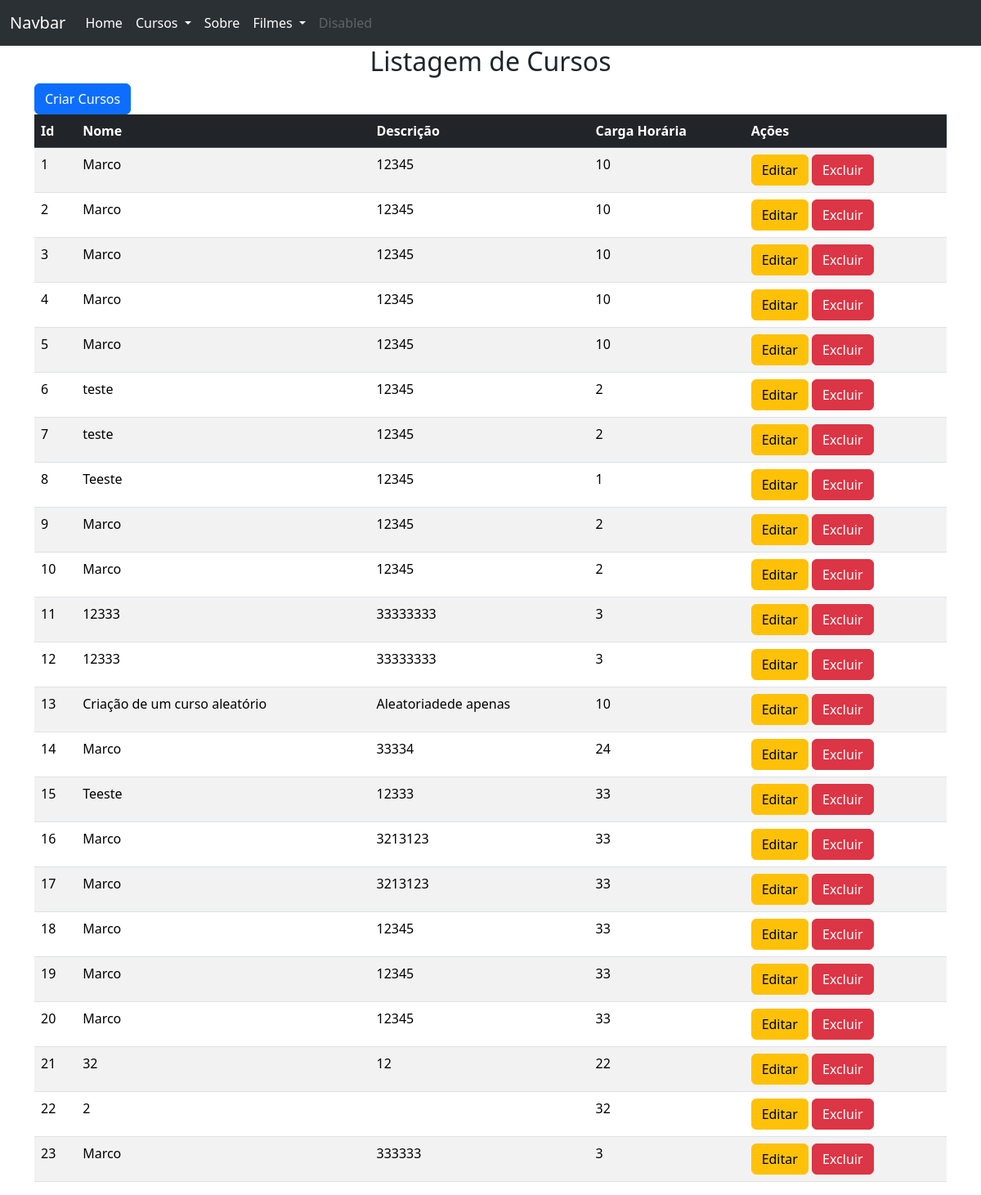
/cursos/lista_cursos, run on an earlier commit of the app's database.
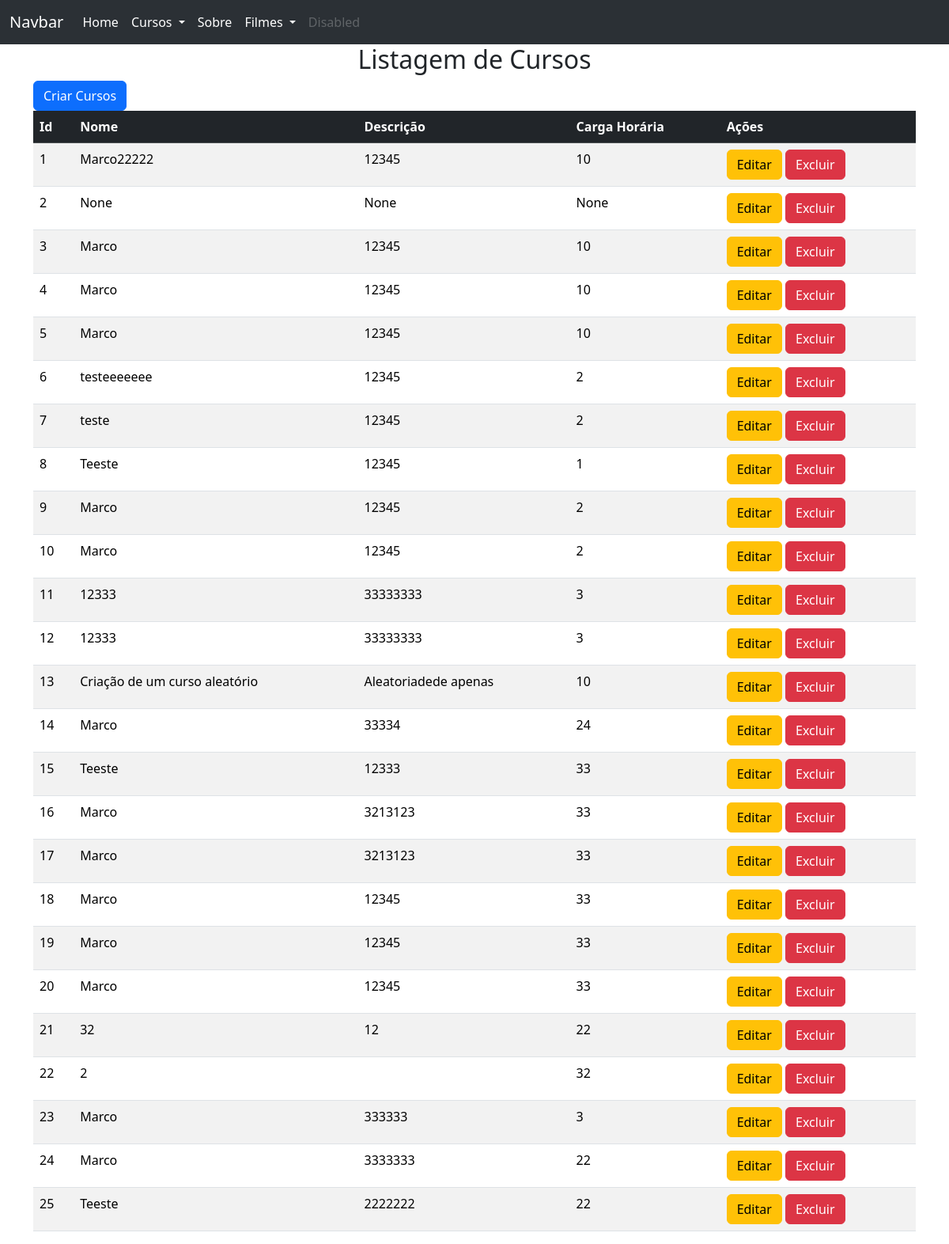
And on a later commit of the database.
### Model/Cursos.py (models this page shows, shortened)
class Curso(db.Model):
    id = db.Column(db.Integer, primary_key=True)
    nome = db.Column(db.String(50))
    descricao = db.Column(db.String(100))
    carga_horaria = db.Column(db.Integer)

### app.py (the view, shortened to what this page needs)
@app.route("/cursos/<propriedade>", methods=["GET","POST"], endpoint="cursos")
@app.route("/cursos/<propriedade>/<int:id>", methods=["GET","POST"], endpoint="cursos")
def cursos(propriedade, id=None):
    if propriedade == "lista_cursos":
        return render_template('lista_cursos.html', cursos=Curso.query.all())

### templates/lista_cursos.html
{% extends 'base.html' %}
{% block conteudo %}
<h2>Listagem de Cursos</h2>
<a href="{{url_for('cursos', propriedade='create_cursos')}}" class="btn btn-primary">Criar Cursos</a>
<table class="table table-hover table-striped table-responsive">
    <thead class="table-dark">
        <tr>
            <th scope="col">Id</th>
            <th scope="col">Nome</th>
            <th scope="col">Descrição</th>
            <th scope="col">Carga Horária</th>
            <th scope="col">Ações</th>
        </tr>
    </thead>
    <tbody>
        {% for curso in cursos %}
        <tr>
            <td>{{curso.id}}</td>
            <td>{{curso.nome}}</td>
            <td>{{curso.descricao}}</td>
            <td>{{curso.carga_horaria}}</td>
            <td>
                <a href="{{url_for('cursos', propriedade='alter_cursos', id=curso.id)}}" class="btn btn-warning btn-xs">Editar</a>
                <a href="{{url_for('cursos', propriedade='delete_cursos', id=curso.id)}}" onclick="return confirm('Deseja excluir o Curso?')" class="btn btn-danger btn-xs">Excluir</a>
            </td>
        </tr>
        {% endfor %}
    </tbody>
</table>
{% endblock conteudo %}

What changed in the data, as far as the page shows it:
changed Curso id 1: nome "Marco" → "Marco22222"
changed Curso id 2: nome "Marco" → "None"; descricao "12345" → "None"; carga_horaria "10" → "None"
changed Curso id 6: nome "teste" → "testeeeeeee"
added Curso: id "24", nome "Marco", descricao "3333333", carga_horaria "22"
added Curso: id "25", nome "Teeste", descricao "2222222", carga_horaria "22"
